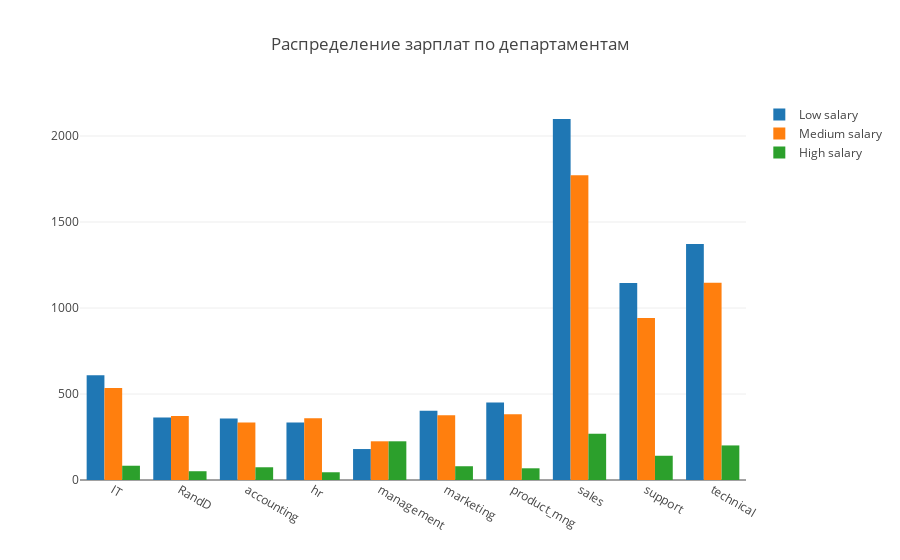

Write notebook code for a chart like this one.
### Code cell
trace0 = go.Bar(
    x=pivot_df.index,
    y=pivot_df.low,
    name='Low salary',
    orientation = 'v'
)

trace1 = go.Bar(
    x=pivot_df.index,
    y=pivot_df.medium,
    name='Medium salary',
    orientation = 'v'
)

trace2 = go.Bar(
    x=pivot_df.index,
    y=pivot_df.high,
    name='High salary',
    orientation = 'v'
)

data = [trace0, trace1, trace2]
layout = {'title': 'Распределение зарплат по департаментам'}

fig = go.Figure(data=data, layout=layout)

iplot(fig, show_link=False)

### Figure 1 — Plotly figure (JSON) as saved in the notebook; plotly's stock layout.template omitted (floating-point values rounded to 4 significant figures)
{"data": [{"name": "Low salary", "orientation": "v", "type": "bar", "uid": "20563bc7-17da-401b-b708-97439042cfb8", "x": ["IT", "RandD", "accounting", "hr", "management", "marketing", "product_mng", "sales", "support", "technical"], "y": [609, 364, 358, 335, 180, 402, 451, 2099, 1146, 1372]}, {"name": "Medium salary", "orientation": "v", "type": "bar", "uid": "68d9fcb5-9cb5-46af-a889-d7a0bd9046a7", "x": ["IT", "RandD", "accounting", "hr", "management", "marketing", "product_mng", "sales", "support", "technical"], "y": [535, 372, 335, 359, 225, 376, 383, 1772, 942, 1147]}, {"name": "High salary", "orientation": "v", "type": "bar", "uid": "d0687c62-afe6-44ec-86bb-57146abc7fc0", "x": ["IT", "RandD", "accounting", "hr", "management", "marketing", "product_mng", "sales", "support", "technical"], "y": [83, 51, 74, 45, 225, 80, 68, 269, 141, 201]}], "layout": {"title": {"text": "Распределение зарплат по департаментам"}}}
